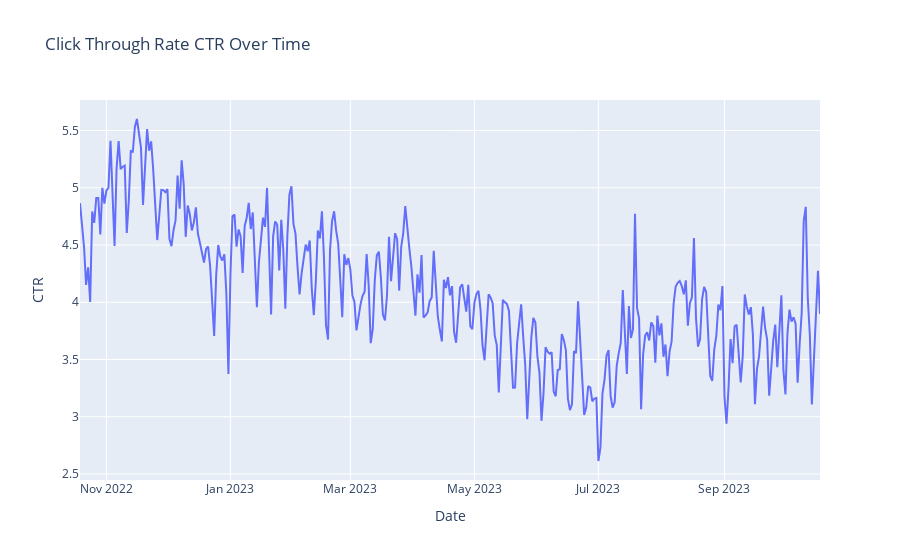

Notebook cell for this chart:
### Markdown cell above
**Calculate & Visualize CTR (Click Through Rate) Over TIme**

### Code cell
data['CTR'] = (data['Clicks'] / data['Impressions']) * 100

fig =px.line(data, x=data.index, y='CTR', title='Click Through Rate CTR Over Time')
fig.show()

### Figure 1 — Plotly figure (JSON) as saved in the notebook; plotly's stock layout.template omitted (floating-point values rounded to 4 significant figures; data arrays with more than 128 entries replaced by an {"elided": "..."} marker saying what was removed)
{"data": [{"hovertemplate": "Date=%{x}<br>CTR=%{y}<extra></extra>", "legendgroup": "", "line": {"color": "#636efa", "dash": "solid"}, "marker": {"symbol": "circle"}, "mode": "lines", "name": "", "orientation": "v", "showlegend": false, "type": "scatter", "x": {"elided": "365 str values"}, "xaxis": "x", "y": {"elided": "365 float values"}, "yaxis": "y"}], "layout": {"autosize": true, "legend": {"tracegroupgap": 0}, "title": {"text": "Click Through Rate CTR Over Time"}, "xaxis": {"anchor": "y", "autorange": true, "domain": [0, 1], "range": ["2022-10-19", "2023-10-18"], "title": {"text": "Date"}, "type": "date"}, "yaxis": {"anchor": "x", "autorange": true, "domain": [0, 1], "range": [2.447, 5.767], "title": {"text": "CTR"}, "type": "linear"}}}
